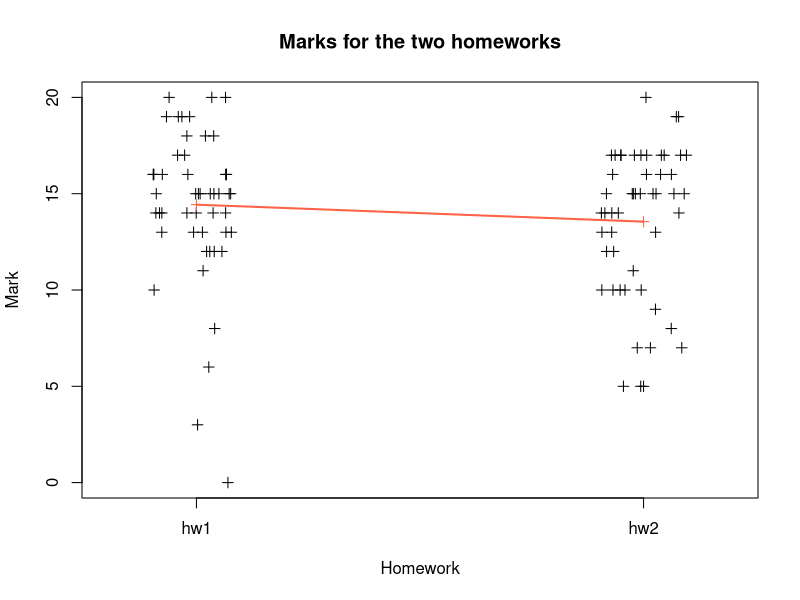

Recreate this plot in R. (Note: this script raises an error after producing the figure.)
#!/usr/bin/env Rscript

marks <- read.csv(file="marks-data.csv",head=T,sep=";")

# An overview of the dataset's structure and size.

str(marks)
summary(marks)


# Central tendency and spread.

firstHomework <- subset(marks, homework == 'hw1')
secundHomework <- subset(marks, homework == 'hw2')

mean(firstHomework$mark)
mean(secundHomework$mark)
median(firstHomework$mark)
median(secundHomework$mark)
var(firstHomework$mark)
var(secundHomework$mark)
sd(firstHomework$mark)
sd(secundHomework$mark)


# Scatter plot.

stripchart(marks$mark~marks$homework, method="jitter", vertical=T, xlab="Homework", ylab="Mark", main="Marks for the two homeworks", pch=3)
points(c(mean(firstHomework$mark), mean(secundHomework$mark)), pch=3, col="tomato")
lines(c(mean(firstHomework$mark), mean(secundHomework$mark)), pch=3, col="tomato", lwd=2)


# Student's t-test

t.test(marks$mark~marks$homework,paired=T,alternative="two.sided")

# Prediction

hw1<-marks[marks$homework=="hw1","mark"]
hw2<-marks[marks$homework=="hw2","mark"]

plot(jitter(hw1),jitter(hw2), xlab="First homework", ylab="Secund Homework", ylim=c(0,20))
lines(c(mean(hw1),mean(hw1)),c(0,20),col="tomato")
lines(c(0,20),c(mean(hw2),mean(hw2)),col="tomato")

# Linear model

model <- lm(hw2~hw1)
coef(model)

abline(model, lwd=2, col="red")

summary(model)["adj.r.squared"]
